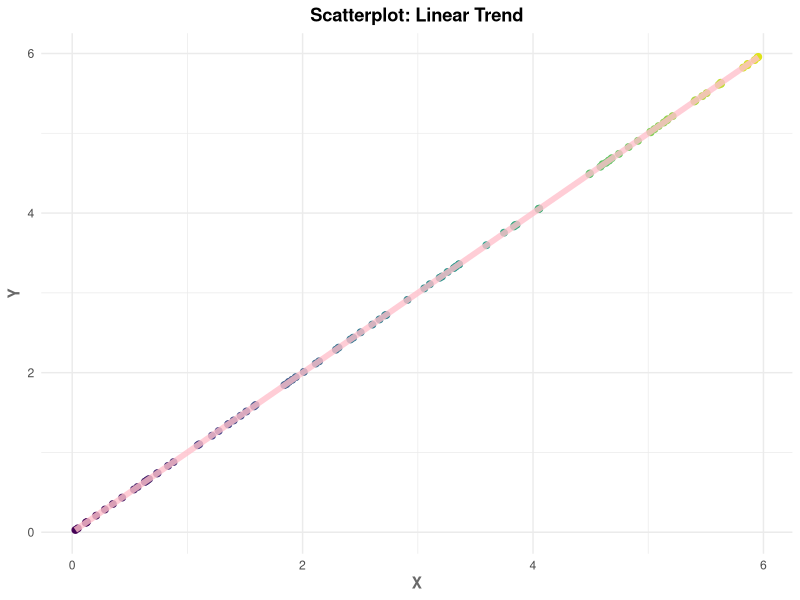
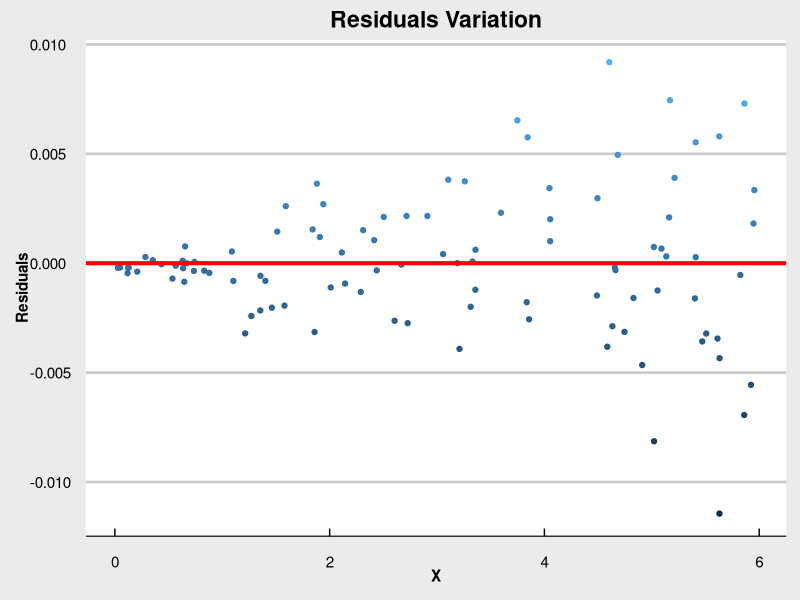

Source code (R) for these figures, in order:
# Packages ----------------------------------------------------------------

library(ggplot2)
library(dplyr)
library(ggthemes)

# Data --------------------------------------------------------------------

df <- data.frame(
        "x" = runif(100, 0, 6)
) |> mutate("y" = x + rnorm(100, 0, sd = .001*x))


# Scatterplot -------------------------------------------------------------

ggplot(data = df, mapping = aes(x, y, col = y)) +
        geom_point(size = 2) +
        geom_line(stat = "smooth", method = "lm", formula = y ~ x,
                  size = 2, color = "pink", alpha = 0.8) +
        labs(
                title = "Scatterplot: Linear Trend",
                x = "X", 
                y = "Y"
        ) +
        scale_color_viridis_c(end = 0.95) +
        theme_minimal() +
        theme(
                plot.title = element_text(face = "bold", hjust = 0.5),
                axis.title.x = element_text(face = "bold", color = "dimgray"),
                axis.title.y = element_text(face = "bold", color = "dimgray")
        ) +
        guides(col = "none") 


# Regression Model --------------------------------------------------------

fit <- lm(
        data = df,
        formula = y ~ x
)

sumfit <- summary(fit)

# Regression Model suggests y = x is approximately the best fit
coef(fit)

# Model is perfectly multicolinear (with some error due to precision)
with(df, cor(x, y)) 

# Residuals
residualsDf <- data.frame(
        "residuals" = resid(fit),
        "x" = df$x
)

# Residual Plot -----------------------------------------------------------

ggplot(data = residualsDf, aes(x = x, y = residuals, col = residuals)) +
        geom_point() +
        geom_hline(yintercept = 0, size = 1.4, col = "red") +
        labs(
                title = "Residuals Variation",
                x = "X",
                y = "Residuals"
        ) +
        theme_economist_white() +
        theme(
                plot.title = element_text(face = "bold", hjust = 0.5, vjust = 2),
                axis.title.x = element_text(face = "bold", color = "black"),
                axis.title.y = element_text(face = "bold", color = "black")
        ) +
        guides(col = "none") 